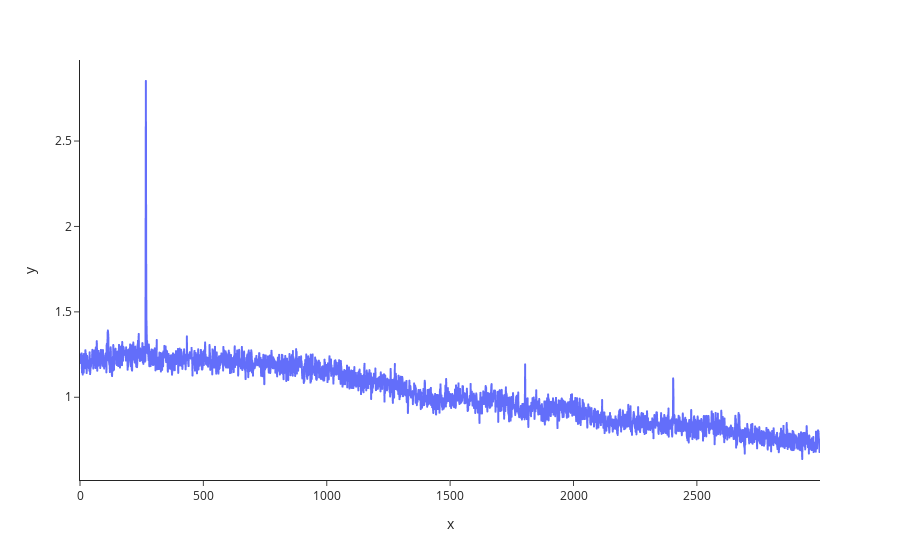

Notebook code for this chart:
### Code cell
import plotly.express as px

fig = px.line(plot_dataframe,x='x',y='y',hover_data='probability')
fig.update_layout(
            template="simple_white",
        )

### Figure 1 — Plotly figure (JSON) as saved in the notebook; plotly's stock layout.template omitted (floating-point values rounded to 4 significant figures; data arrays with more than 128 entries replaced by an {"elided": "..."} marker saying what was removed)
{"data": [{"customdata": {"elided": "3000x1 float values"}, "hovertemplate": "x=%{x}<br>y=%{y}<br>probability=%{customdata[0]}<extra></extra>", "legendgroup": "", "line": {"color": "#636efa", "dash": "solid"}, "marker": {"symbol": "circle"}, "mode": "lines", "name": "", "showlegend": false, "type": "scattergl", "x": {"elided": "3000 int values"}, "xaxis": "x", "y": {"elided": "3000 float values"}, "yaxis": "y"}], "layout": {"legend": {"tracegroupgap": 0}, "margin": {"t": 60}, "xaxis": {"anchor": "y", "domain": [0, 1], "title": {"text": "x"}}, "yaxis": {"anchor": "x", "domain": [0, 1], "title": {"text": "y"}}}}
